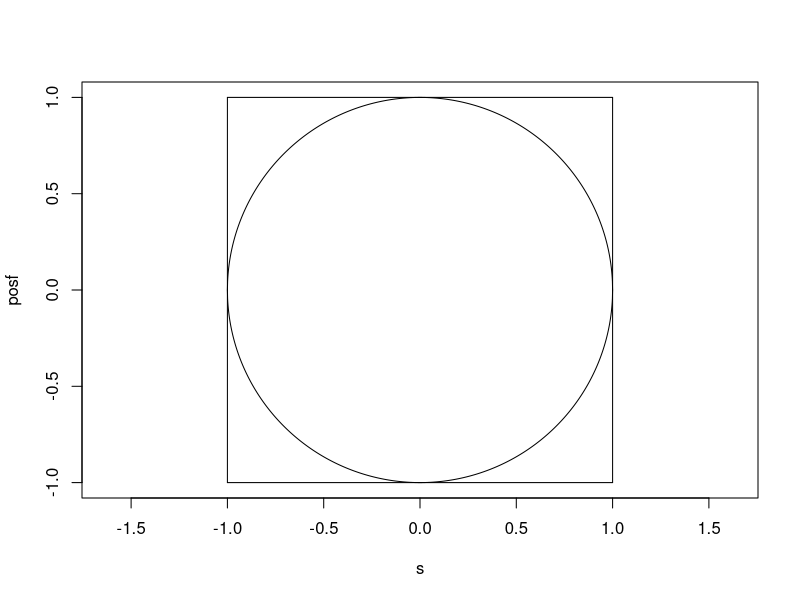
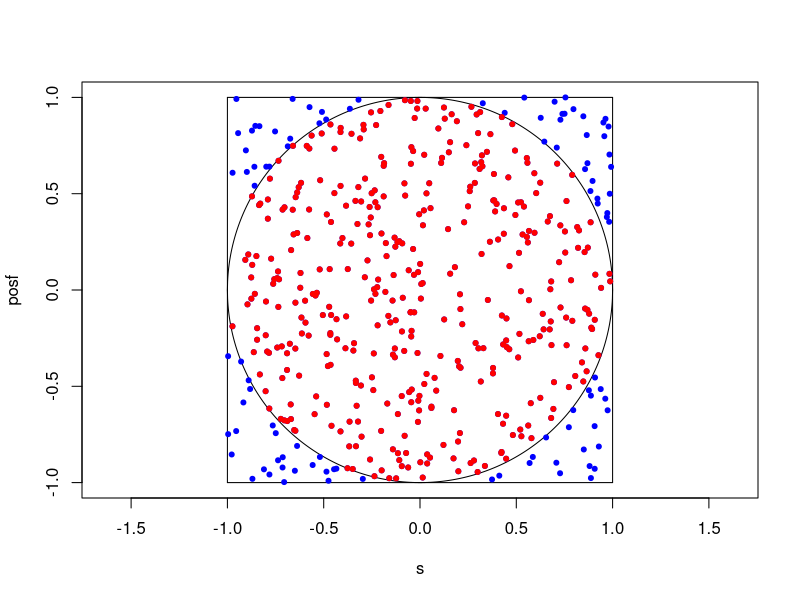
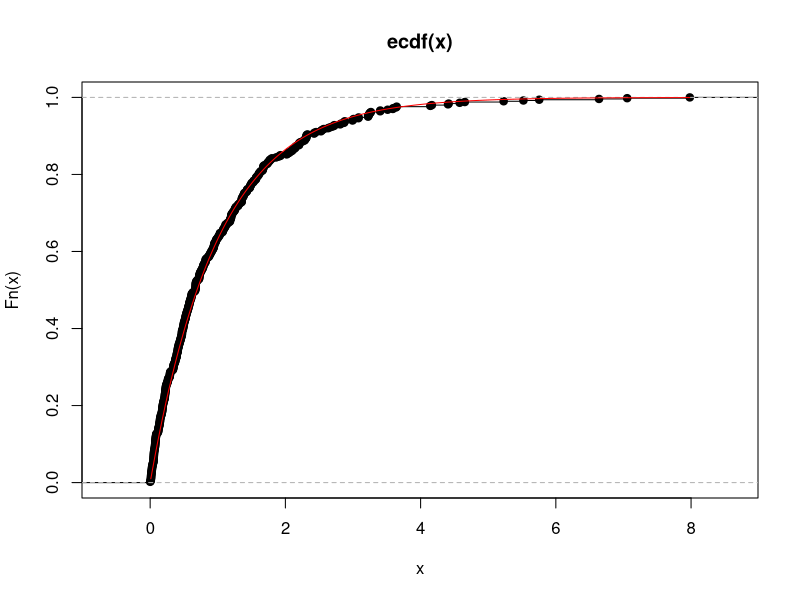
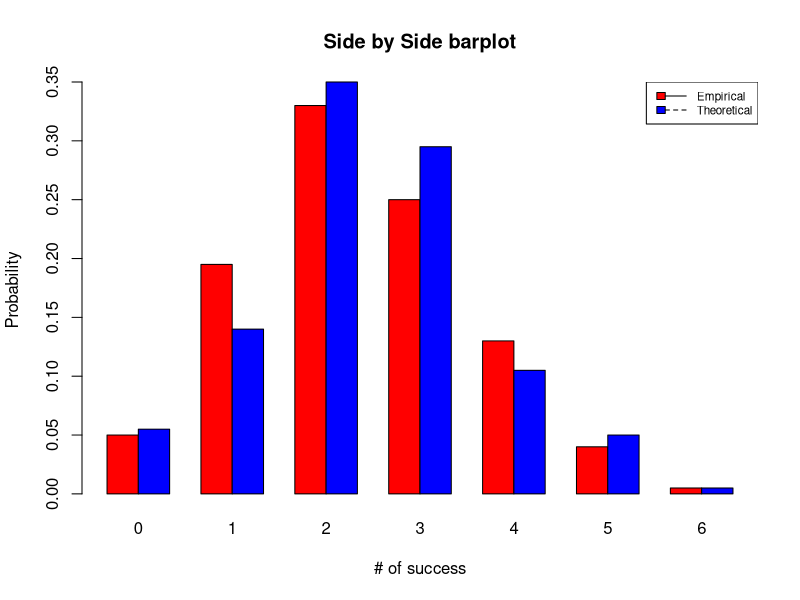
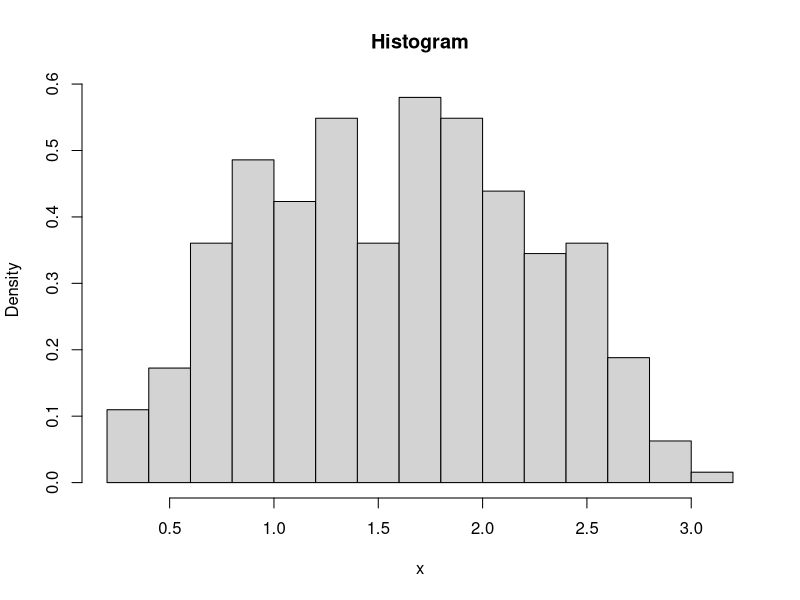
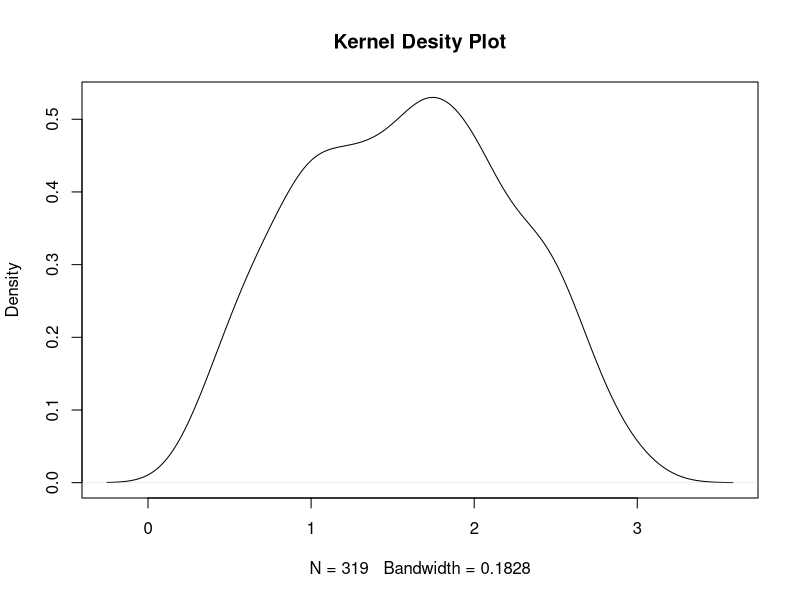
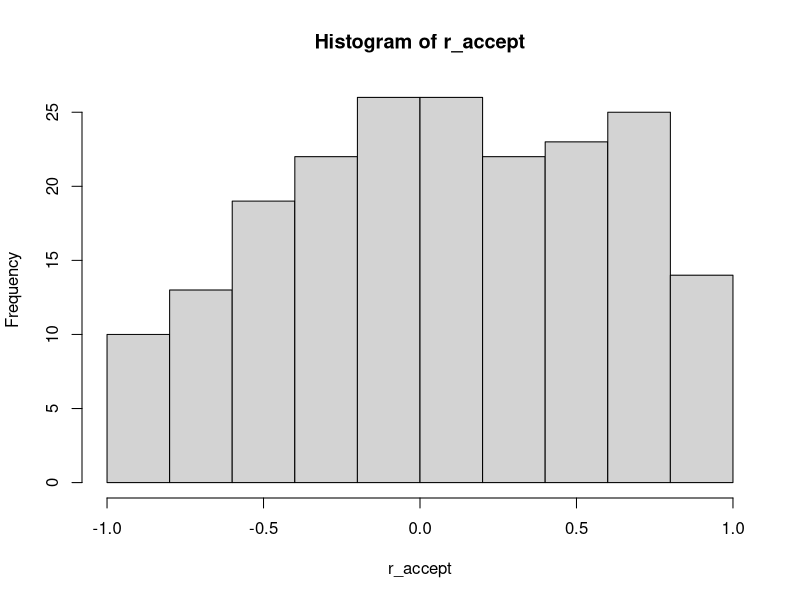
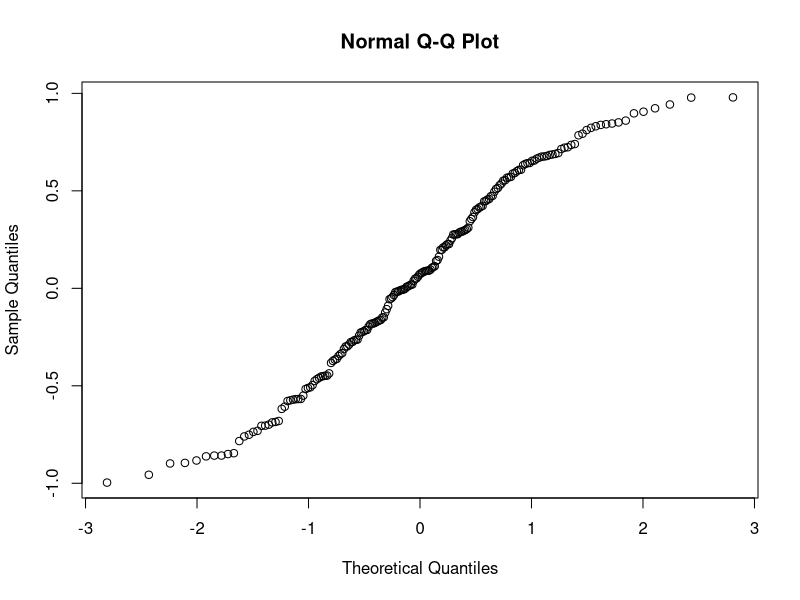

Generate these figures, in order, with R:
## ---- chunk 1
knitr::opts_chunk$set(echo = TRUE)
## ---- chunk 2
s <- seq(-1,1, by = 0.001)
posf <- sqrt(1-s^2)
plot(s, posf, type = "l", asp = 1, ylim = c(-1,1))
lines(s, -1*posf)
segments(-1,-1,-1,1)
segments(-1,-1,1,-1)
segments(1,1,-1,1)
segments(1,1,1,-1)
## ---- chunk 3
set.seed(1)
x <- runif(500,-1,1)
y <- runif(500,-1,1)

x_satis <- c()
y_satis <- c()
satisf <- function(x,y){
        count <- 0
        for(i in 1: length(x)){
                if((x[i])^2 + (y[i])^2 < 1){
                        count <- count + 1
                        x_satis[i] <- x[i]
                        y_satis[i] <- y[i]
                }
        }
        return(list(count = count, x_satis = x_satis, y_satis = y_satis))
}
# The number of total satisfied points among 500
satisf(x,y)$count

# calculate which of points satisfy the inequality for falling inside the circle.
satis_df <- data.frame(satisfied_x = satisf(x,y)$x_satis,satisfied_y = satisf(x,y)$y_satis)
clean_satis <- na.omit(satis_df)

# Print out your estimate of pi by multiplying the proportion by 4.
(pi <- (satisf(x,y)$count / 500) * 4)

# plot each of those (x,y) coordinate pairs. Use pch = 20. 
# Color the points based on whether they fall in the circle or not.
s <- seq(-1,1, by = 0.001)
posf <- sqrt(1-s^2)
plot(s, posf, type = "l", asp = 1, ylim = c(-1,1))
lines(s, -1*posf)
segments(-1,-1,-1,1)
segments(-1,-1,1,-1)
segments(1,1,-1,1)
segments(1,1,1,-1)

points(x,y, col = "blue",pch = 20)
points(clean_satis$satisfied_x,clean_satis$satisfied_y,col = "red",pch = 20)
## ---- chunk 4
my_rexp <- function(n, rate){
  x <- c()
  for(i in 1:n){
          x[i] <- (-1/rate)*log(runif(1))
  }
  return(x)
}
set.seed(1234)
(p <- runif(1))
set.seed(1234)
my_rexp(500,1)
-log(0.8010433)
x <- my_rexp(500, rate = 1)
plot(ecdf(x))
vals <- seq(0.01, max(x), by = 0.01) 
lines(vals, pexp(vals, rate = 1), col = "red") 

# ks test
ks.test(x,pexp(500,1))
# Large p-value indicates that there is an insufficient evididence to reject the 
# null hypothesis and coclude that the two data come from the 
# same distribution.
## ---- chunk 5
# write your code here
# PDF
# p(x=0) = choose(6,0)*(0.4)^0*(0.6)^6 = 0.046656
# p(x=1) = choose(6,1)*(0.4)^1*(0.6)^5 = 0.186624
# p(x=2) = choose(6,2)*(0.4)^2*(0.6)^4 = 0.31104
# p(x=3) = choose(6,3)*(0.4)^3*(0.6)^3 = 0.276480
# p(x=4) = choose(6,4)*(0.4)^4*(0.6)^2 = 0.138240
# p(x=5) = choose(6,5)*(0.4)^5*(0.6)^1 = 0.036864
# p(x=6) = choose(6,6)*(0.4)^6*(0.6)^0 = 0.004096

p <- c(0.046656,0.186624,0.31104,0.276480,0.138240,0.036864,0.004096)
# CDF
(cdf <- cumsum(p))

my_binom <- function(n,size,prob){
        c0 <- choose(6,0)*(prob)^0*(1-prob)^6
        c1 <- choose(6,1)*(prob)^1*(1-prob)^5
        c2 <- choose(6,2)*(prob)^2*(1-prob)^4
        c3 <- choose(6,3)*(prob)^3*(1-prob)^3
        c4 <- choose(6,4)*(prob)^4*(1-prob)^2
        c5 <- choose(6,5)*(prob)^5*(1-prob)^1
        c6 <- choose(6,6)*(prob)^6*(1-prob)^0
        cd <- c(c0,c1,c2,c3,c4,c5,c6)
        cumcd <- cumsum(cd)
        q <- c()
        ran <- runif(n, min = 0, max = 1)
        for(i in 1:n){
                if(cumcd[1] < ran[i] && ran[i] <= cumcd[2]){
                        q[i] = 1
                }else if (cumcd[2] < ran[i]  && ran[i] <= cumcd[3]){
                        q[i] = 2
                }else if (cumcd[3] < ran[i] && ran[i] <= cumcd[4]){
                        q[i] = 3
                }else if (cumcd[4] < ran[i] && ran[i] <= cumcd[5]){
                        q[i] = 4
                }else if (cumcd[5] < ran[i] && ran[i] <= cumcd[6]){
                        q[i] = 5
                }else if (cumcd[6] < ran[i] && ran[i] <= cumcd[7]){
                        q[i] = 6
                }else {
                        q[i] = 0
                }
        }
        return(q)
}
# random generationa and collapse 6 and 7
set.seed(1234)
my_samp <- my_binom(200,6,0.4)
th_prob <- rbinom(200, 6, 0.4) 

# Side by side bar plot
my_data <- cbind(my_samp,"emp")
theo_data <- cbind(th_prob,"theo")
df123 <- rbind(my_data,theo_data)
df123 <- as.data.frame(df123)

data_tb <- table(df123$my_samp, df123$V2)
pro_data_tb <- data_tb/200
pro_data_tb <- matrix(unlist(t(pro_data_tb)), byrow=F, 2, 7)
colnames(pro_data_tb) <- 0:6
rownames(pro_data_tb) <- c("empirical","theoretical")

barplot(pro_data_tb,beside = T,
        xlab = "# of success",ylab = "Probability",col = c("red","blue"),main = "Side by Side barplot")
legend("topright", lty=1:2, cex=0.7,
       legend = c("Empirical", "Theoretical"), fill = c("red", "blue"))

# Chisq.test
(bar <- table(my_samp))
inti <- as.integer(bar)
inti[6] <- inti[6] + inti[7]
inti <- inti[-7]
inti <- as.table(inti)
names(inti) <- c("0","1","2","3","4","5 or 6")
(inti)
prop_inti <- prop.table(inti)

tb <- table(th_prob)
inti2 <- as.integer(tb)
inti2[6] <- inti2[6] + inti2[7]
inti2 <- inti2[-7]
names(inti2) <- c("0","1","2","3","4","5 or 6")
(inti2)

chisq.test(inti,p=prop.table(inti2))
# p > 0.05
# p-value is large indicates that there is an insufficient evidence to reject the
# null hypothesis. We conclude that our sample data are consistent with a specified 
# distribution.
## ---- chunk 6
M <- pi/2
set.seed(1234)
a <- runif(500,0,pi)
b <- runif(500,0,1)
# target
tar <- function(x){
        p <- c()
        for(i in 1:length(x)){
                p[i] <- 0.5 * sin(x[i])
        }
        return(p)
}
# propose
pro <- rep(1/pi,500)

para <- function(x){
        return(tar(x)/(M*pro))
}

acc <- function(x){
        rati <- para(a)
        return(x <= rati)
}
c <- acc(b)
accepted <-  b[c]
length(accepted)
(acceptance_rate <- 100*(length(accepted)/500))

hist(a[c],main = "Histogram",xlab = "x",freq = F)
plot(density(a[c]),main = "Kernel Desity Plot")

## ---- chunk 7
# Find the optimal constant M
set.seed(1234)
s <- seq(-0.05,3, by  = 0.001)
density <- function(x) ifelse(x < 0,0,2*(1/sqrt(2*pi))*exp(-((x^2)/2)))
propose <- function(x) ifelse(x < 0,0,exp(-x))

(M <- max(density(s)/propose(s),na.rm = TRUE))

rejec_s <- function(x){
        accept <- c()
        for(i in 1:x){
        u1 <- runif(1)
        j <- -log(u1) 
        if(u1 <= (2*(1/sqrt(2*pi))*exp(-((j^2)/2)))/(M*j)){
                accept[i] <- j
        }else{
               accept[i] <- NA
        }
        }
        return(accept)
}
accepted <- rejec_s(500)
r_accept <- na.omit(accepted)
r_accept <- r_accept[1:200]
length(r_accept)

s <- runif(length(r_accept),0,1)
s_minus <- s < 0.5 
r_accept[s_minus] = - r_accept[s_minus]

hist(r_accept)
qqnorm(r_accept)



